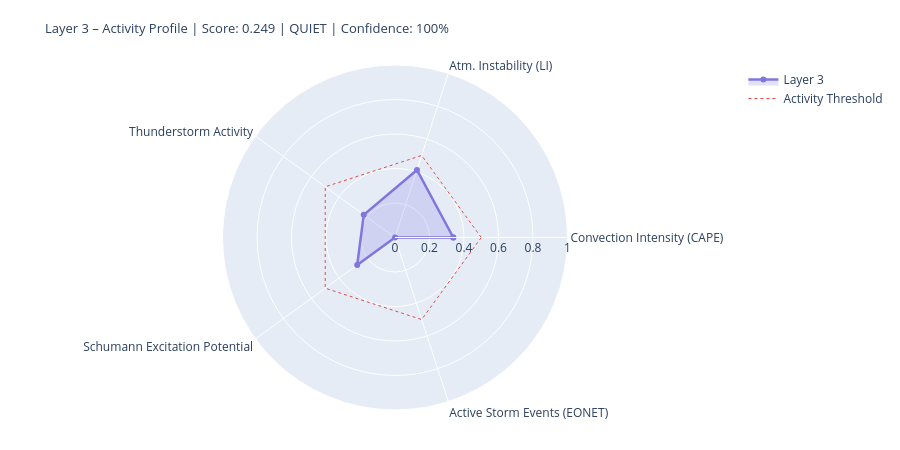

Here is the notebook cell this chart was saved with:
### Markdown cell above
---
## 4. State Assessment & Handoff to Layer 4/5

### Code cell
# ============================================================
# LAYER-3-SCORE
# Five dynamic components
# ============================================================

def norm(v, lo, hi):
    if v is None or (isinstance(v, float) and math.isnan(v)): return None
    return round(max(0.0, min(1.0, (v - lo) / (hi - lo))), 4)

# --- 1) Convection intensity (global CAPE mean) ---
cape_mean = df_atm['cape'].dropna().mean() if not df_atm.empty else None
conv_score = norm(cape_mean, 0, 3000)
conv_src   = 'primary' if cape_mean is not None else 'missing'

# --- 2) Atmospheric instability (LI mean) ---
li_mean   = df_atm['li'].dropna().mean() if not df_atm.empty else None
# Negative LI = unstable → higher score
instab_score = norm(-li_mean if li_mean is not None else None, -6, 6)
instab_src   = 'primary' if li_mean is not None else 'missing'

# --- 3) Thunderstorm activity (mean thunder score + WMO count) ---
thunder_mean = df_atm['thunder_score'].mean() if not df_atm.empty else None
n_thunder    = int(df_atm['thunderstorm'].sum()) if not df_atm.empty else 0
thunder_score_val = norm(
    (thunder_mean or 0) * 0.7 + n_thunder * 0.1, 0, 1.0
) if thunder_mean is not None else None
thunder_src = 'primary'

# --- 4) Schumann excitation potential (weighted Schumann contribution) ---
schumann_pot = df_atm['schumann_contribution'].mean() if not df_atm.empty else None
# Boosted by Layer-2 thunderstorm trigger
if schumann_pot is not None and l2_thunder:
    schumann_pot = min(1.0, schumann_pot * 1.2)
schumann_score = norm(schumann_pot, 0, 1.0) if schumann_pot is not None else None
schumann_src   = 'derived'

# --- 5) Storm activity (NASA EONET) ---
# Distinction: None = data not loaded, 0.0 = loaded but no events
storm_score = None
storm_src   = 'missing'
if raw.get('storms') is not None:          # API reached successfully
    storm_score = norm(len(storm_events), 0, 30) if storm_events else 0.0
    storm_src   = 'primary'

# X-Ray and Kp: context only, not in dynamic score
# (X-Ray = Layer-0/4 driver; Kp = geomagnetic index, not a lightning proxy)
xray_context = None
if raw.get('xray'):
    df_xc = pd.DataFrame(raw['xray'])
    fc = next((c for c in df_xc.columns
               if any(k in c.lower() for k in ['flux','long']) and 'time' not in c.lower()),
              df_xc.columns[1])
    df_xc[fc] = pd.to_numeric(df_xc[fc], errors='coerce')
    xray_last = df_xc[fc].dropna().iloc[-1] if not df_xc[fc].dropna().empty else None
    if xray_last:
        xray_class = ('X' if xray_last>=1e-4 else 'M' if xray_last>=1e-5
                      else 'C' if xray_last>=1e-6 else 'B')
        xray_context = {'flux': float(xray_last), 'class': xray_class}
        print(f'X-Ray context: {xray_class}-class ({xray_last:.2e} W/m²)')

# --- Aggregate ---
COMPONENTS = {
    'Convection Intensity (CAPE)':  {'score': conv_score,       'source': conv_src,    'dynamic': True},
    'Atm. Instability (LI)':         {'score': instab_score,     'source': instab_src,  'dynamic': True},
    'Thunderstorm Activity':              {'score': thunder_score_val, 'source': thunder_src, 'dynamic': True},
    'Schumann Excitation Potential':   {'score': schumann_score,   'source': schumann_src,'dynamic': True},
    'Active Storm Events (EONET)': {'score': storm_score,      'source': storm_src,   'dynamic': True},
}

available   = {k: v['score'] for k, v in COMPONENTS.items() if v['score'] is not None}
unavailable = [k for k, v in COMPONENTS.items() if v['score'] is None]
layer3_score = round(sum(available.values()) / len(available), 4) if available else None
confidence   = round(len(available) / len(COMPONENTS), 2)
level = ('unknown' if layer3_score is None
         else 'quiet'   if layer3_score < 0.3
         else 'moderate' if layer3_score < 0.6
         else 'active')
dominant_l3 = max(available, key=available.get) if available else 'none'

# --- Ausgabe ---
W = 68
print('=' * W)
print('LAYER 3 – ATMOSPHERE / WEATHER / THUNDERSTORMS – STATE ASSESSMENT')
print('=' * W)
for name, comp in COMPONENTS.items():
    s = comp['score']
    if s is not None:
        bar = '█' * int(s * 20) + '░' * (20 - int(s * 20))
        print(f'  {name:<36} {bar}  {s:.3f}  [{comp["source"]}]')
    else:
        print(f'  {name:<36} {"─" * 20}  n/a   [missing]')
print('-' * W)
print(f'  Score:        {layer3_score:.3f}  ({len(available)}/{len(COMPONENTS)} components)')
print(f'  Confidence:   {confidence:.0%}')
print(f'  Level:        {level.upper()}')
print(f'  Dominant:     {dominant_l3}')
print(f'  CAPE mean:    {cape_mean:.0f} J/kg' if cape_mean else '  CAPE mean:    n/a')
print(f'  LI mean:      {li_mean:.1f} K' if li_mean is not None else '  LI mean:      n/a')
print(f'  Thunderstorms:{n_thunder} points (WMO)  +  {len(storm_events)} NASA EONET')
print('=' * W)

# Radar
cats   = list(available.keys())
vals_r = list(available.values())
if len(cats) >= 3:
    fig = go.Figure()
    fig.add_trace(go.Scatterpolar(
        r=vals_r + [vals_r[0]], theta=cats + [cats[0]],
        fill='toself', fillcolor='rgba(127,119,221,0.22)',
        line=dict(color='#7F77DD', width=2.5), name='Layer 3'
    ))
    fig.add_trace(go.Scatterpolar(
        r=[0.5] * (len(cats)+1), theta=cats + [cats[0]],
        line=dict(color='#E24B4A', dash='dot', width=1),
        mode='lines', name='Activity Threshold'
    ))
    fig.update_layout(
        title=dict(
            text=f'Layer 3 – Activity Profile | Score: {layer3_score:.3f} | {level.upper()} | Confidence: {confidence:.0%}',
            font=dict(size=13)
        ),
        polar=dict(radialaxis=dict(visible=True, range=[0, 1])),
        height=450, showlegend=True,
        margin=dict(l=60, r=60, t=65, b=40)
    )
    fig.show()

### Figure 1 — Plotly figure (JSON) as saved in the notebook; plotly's stock layout.template omitted (floating-point values rounded to 4 significant figures)
{"data": [{"fill": "toself", "fillcolor": "rgba(127,119,221,0.22)", "line": {"color": "#7F77DD", "width": 2.5}, "name": "Layer 3", "r": [0.338, 0.4117, 0.224, 0.2708, 0.0, 0.338], "theta": ["Convection Intensity (CAPE)", "Atm. Instability (LI)", "Thunderstorm Activity", "Schumann Excitation Potential", "Active Storm Events (EONET)", "Convection Intensity (CAPE)"], "type": "scatterpolar"}, {"line": {"color": "#E24B4A", "dash": "dot", "width": 1}, "mode": "lines", "name": "Activity Threshold", "r": [0.5, 0.5, 0.5, 0.5, 0.5, 0.5], "theta": ["Convection Intensity (CAPE)", "Atm. Instability (LI)", "Thunderstorm Activity", "Schumann Excitation Potential", "Active Storm Events (EONET)", "Convection Intensity (CAPE)"], "type": "scatterpolar"}], "layout": {"height": 450, "margin": {"b": 40, "l": 60, "r": 60, "t": 65}, "polar": {"radialaxis": {"range": [0, 1], "visible": true}}, "showlegend": true, "title": {"font": {"size": 13}, "text": "Layer 3 – Activity Profile | Score: 0.249 | QUIET | Confidence: 100%"}}}
